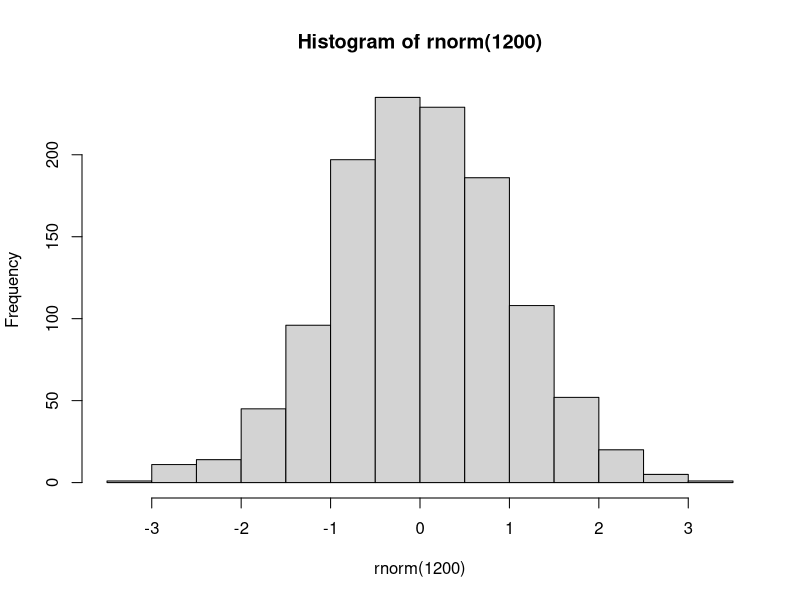
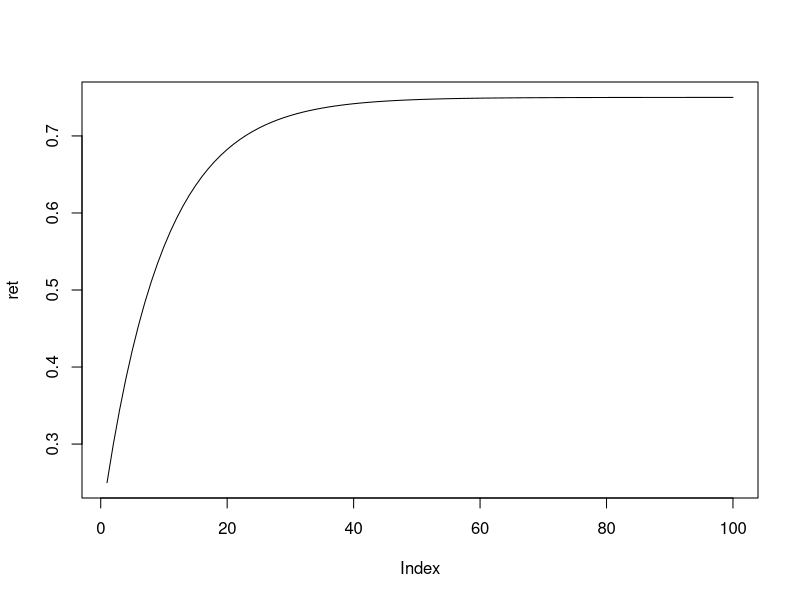

R code for these plots, in order:
## ---- chunk 1
hist( rnorm( 1200 ) )
## ---- chunk 2
px <- 0.75
py <- 0.25
m <- 0.1
ret <- rep(NA,100)
ret[1] <- py
for( i in 2:100) {
  ret[i] <- (1-m)*ret[(i-1)] + px * m   
}
## ---- chunk 3
plot( ret, type="l")
